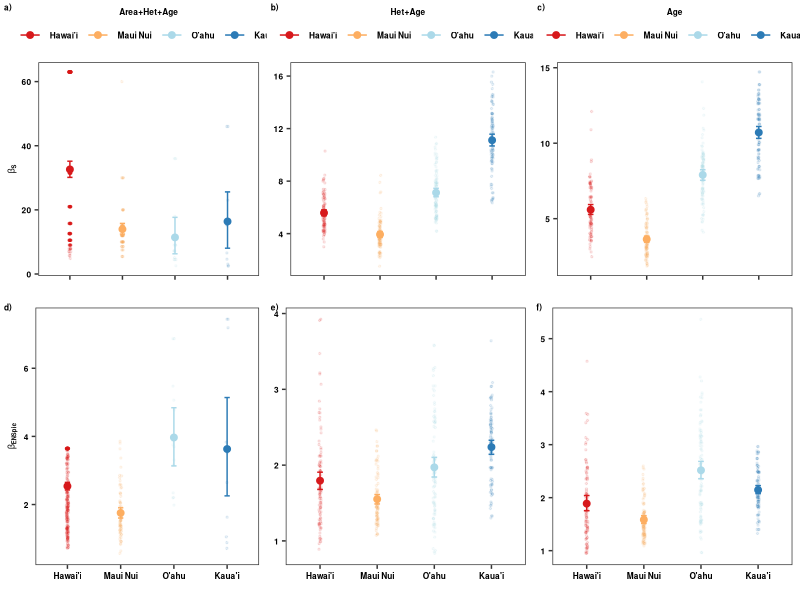

The R script that drew this image:
###############
# Beta ENSpie #
###############
# All natives #
# 7 plots #####
###############

require(dplyr)
require(ggplot2)
require(grid)
require(reshape2)
require(rms)

#############
# Data  #####
#############

Beta_1<-read.csv("Cleaned_Data/Scen1_Natives_BetaPIE.csv",sep=",",header=T)

Beta_2<-read.csv("Cleaned_Data/Scen2_Natives_7plots_BetaPIE.csv",sep=",",header=T)

Beta_3<-read.csv("Cleaned_Data/Scen3_Natives_7plots_BetaPIE.csv",sep=",",header=T)


#################
# Beta ENS_PIE  #
#################

##############
# Scenario 1 #
##############

Beta_1$geo_entity2<-as.character(Beta_1$geo_entity2)
Beta_1$geo_entity2<-ifelse(Beta_1$geo_entity2=="Hawai'i Island","Hawai'i",Beta_1$geo_entity2)
Beta_1$geo_entity2<-ifelse(Beta_1$geo_entity2=="Kaua'i Island","Kaua'i",Beta_1$geo_entity2)
Beta_1$geo_entity2<-ifelse(Beta_1$geo_entity2=="O'ahu Island","O'ahu",Beta_1$geo_entity2)
Beta_1$geo_entity2<-as.factor(Beta_1$geo_entity2)

Beta_1$geo_entity2<-factor(Beta_1$geo_entity2,levels=c("Hawai'i","Maui Nui","O'ahu","Kaua'i"))


Beta_1s<- Beta_1 %>%
  group_by(geo_entity2) %>%
  do(data.frame(rbind(smean.cl.boot(.$beta_ENS_PIE, B=1000))))

colnames(Beta_1s)[2]<-"beta_ENS_PIE"
colnames(Beta_1s)[3]<-"l.QD"
colnames(Beta_1s)[4]<-"h.QD"

Beta_1s$geo_entity2<-as.factor(Beta_1s$geo_entity2)
Beta_1s$geo_entity2<-factor(Beta_1s$geo_entity2,levels=c("Hawai'i","Maui Nui","O'ahu","Kaua'i"))


Beta_Scen1<-ggplot(data=Beta_1, aes(x=geo_entity2,y=beta_ENS_PIE,group=geo_entity2,color=geo_entity2))+
  geom_point(data=Beta_1, aes(x=geo_entity2,y=beta_ENS_PIE,group=geo_entity2,color=geo_entity2),
             position = position_jitter(w = 0.02, h = 0),size=0.5,alpha=0.1)+
  
  geom_point(data=Beta_1s, aes(x=geo_entity2,y=beta_ENS_PIE,group=geo_entity2, colour=geo_entity2),size=2)+
  geom_errorbar(data=Beta_1s,aes(ymin=l.QD,ymax=h.QD),width=0.1)+
  # scale_y_continuous(limits=c(0,8.5))+
  #scale_color_d3(palette="category20c")+
  scale_colour_manual(values=c("#d7191c","#fdae61","#abd9e9","#2c7bb6"))+
  labs(x="",y=expression(bold(beta["ENSpie"])))+
  guides(colour=guide_legend(title="Area+Het+Age",title.position = "top"))+
  theme_bw()+theme(axis.title.x=element_text(colour="black",face="bold",size=6),
                   axis.title.y=element_text(colour="black",face="bold",size=6),
                   axis.text.x=element_text(colour=c("black"),face="bold",size=6),
                   axis.text.y=element_text(colour=c("black"),face="bold",size=6),
                   legend.text=element_text(colour=c("black"),face="bold",size=6),
                   legend.title = element_text(colour=c("black"),face="bold",size=6),
                   legend.title.align = 0.5,
                   legend.position=c("none"),
                   legend.margin =margin(t=0, r=0, b=0, l=0, unit="cm"),
                   panel.grid.major = element_blank(), panel.grid.minor = element_blank())

write.csv(Beta_1s,"Cleaned_Data/Summary_Beta_ENS_PIE_Scen1.csv",row.names=F)

## Scenario 2

Beta_22<-dplyr::summarize(dplyr::group_by(Beta_2, geo_entity2, Iteration),beta_ENS_PIE=mean(beta_ENS_PIE))

Beta_22$geo_entity2<-as.character(Beta_22$geo_entity2)
Beta_22$geo_entity2<-ifelse(Beta_22$geo_entity2=="Hawai'i Island","Hawai'i",Beta_22$geo_entity2)
Beta_22$geo_entity2<-ifelse(Beta_22$geo_entity2=="Kaua'i Island","Kaua'i",Beta_22$geo_entity2)
Beta_22$geo_entity2<-ifelse(Beta_22$geo_entity2=="O'ahu Island","O'ahu",Beta_22$geo_entity2)
Beta_22$geo_entity2<-as.factor(Beta_22$geo_entity2)


Beta_22$geo_entity2<-as.factor(Beta_22$geo_entity2)
Beta_22$geo_entity2<-factor(Beta_22$geo_entity2,levels=c("Hawai'i","Maui Nui","O'ahu","Kaua'i"))


Beta_2s<- Beta_22 %>%
  group_by(geo_entity2) %>%
  do(data.frame(rbind(smean.cl.boot(.$beta_ENS_PIE, B=1000))))

colnames(Beta_2s)[2]<-"beta_ENS_PIE"
colnames(Beta_2s)[3]<-"l.QD"
colnames(Beta_2s)[4]<-"h.QD"

Beta_2s$geo_entity2<-as.factor(Beta_2s$geo_entity2)
Beta_2s$geo_entity2<-factor(Beta_2s$geo_entity2,levels=c("Hawai'i","Maui Nui","O'ahu","Kaua'i"))


Beta_Scen2<-ggplot(data=Beta_22, aes(x=geo_entity2,y=beta_ENS_PIE,group=geo_entity2,color=geo_entity2))+
  geom_point(data=Beta_22, aes(x=geo_entity2,y=beta_ENS_PIE,group=geo_entity2,color=geo_entity2),
             position = position_jitter(w = 0.02, h = 0),size=0.5,alpha=0.1)+
  
  geom_point(data=Beta_2s, aes(x=geo_entity2,y=beta_ENS_PIE,group=geo_entity2, colour=geo_entity2),size=2)+
  geom_errorbar(data=Beta_2s,aes(ymin=l.QD,ymax=h.QD),width=0.1)+
  #scale_y_continuous(limits=c(0,8.5))+
  #scale_color_d3(palette="category20c")+
  scale_colour_manual(values=c("#d7191c","#fdae61","#abd9e9","#2c7bb6"))+
  labs(x="",y=expression(bold(beta["ENSpie"])))+
  guides(colour=guide_legend(title="Het+Age",title.position = "top"))+
  theme_bw()+theme(axis.title.x=element_text(colour="black",face="bold",size=6),
                   axis.title.y=element_blank(),
                   axis.text.x=element_text(colour=c("black"),face="bold",size=6),
                   axis.text.y=element_text(colour=c("black"),face="bold",size=6),
                   legend.text=element_text(colour=c("black"),face="bold",size=6),
                   legend.title = element_text(colour=c("black"),face="bold",size=6),
                   legend.title.align = 0.5,
                   legend.position=c("none"),
                   legend.margin =margin(t=0, r=0, b=0, l=0, unit="cm"),
                   panel.grid.major = element_blank(), panel.grid.minor = element_blank())

write.csv(Beta_2s,"Cleaned_Data/Summary_Beta_ENS_PIE_Scen2.csv",row.names=F)

## Scenario 3

Beta_33<-dplyr::summarize(dplyr::group_by(Beta_3, geo_entity2, Iteration),beta_ENS_PIE=mean(beta_ENS_PIE))

Beta_33$geo_entity2<-as.character(Beta_33$geo_entity2)
Beta_33$geo_entity2<-ifelse(Beta_33$geo_entity2=="Hawai'i Island","Hawai'i",Beta_33$geo_entity2)
Beta_33$geo_entity2<-ifelse(Beta_33$geo_entity2=="Kaua'i Island","Kaua'i",Beta_33$geo_entity2)
Beta_33$geo_entity2<-ifelse(Beta_33$geo_entity2=="O'ahu Island","O'ahu",Beta_33$geo_entity2)
Beta_33$geo_entity2<-as.factor(Beta_33$geo_entity2)


Beta_33$geo_entity2<-as.factor(Beta_33$geo_entity2)
Beta_33$geo_entity2<-factor(Beta_33$geo_entity2,levels=c("Hawai'i","Maui Nui","O'ahu","Kaua'i"))

Beta_3s<- Beta_33 %>%
  group_by(geo_entity2) %>%
  do(data.frame(rbind(smean.cl.boot(.$beta_ENS_PIE, B=1000))))

colnames(Beta_3s)[2]<-"beta_ENS_PIE"
colnames(Beta_3s)[3]<-"l.QD"
colnames(Beta_3s)[4]<-"h.QD"

Beta_3s$geo_entity2<-as.factor(Beta_3s$geo_entity2)
Beta_3s$geo_entity2<-factor(Beta_3s$geo_entity2,levels=c("Hawai'i","Maui Nui","O'ahu","Kaua'i"))


Beta_Scen3<-ggplot(data=Beta_33, aes(x=geo_entity2,y=beta_ENS_PIE,group=geo_entity2,color=geo_entity2))+
  geom_point(data=Beta_33, aes(x=geo_entity2,y=beta_ENS_PIE,group=geo_entity2,color=geo_entity2),
             position = position_jitter(w = 0.02, h = 0),size=0.5,alpha=0.1)+
  
  geom_point(data=Beta_3s, aes(x=geo_entity2,y=beta_ENS_PIE,group=geo_entity2, colour=geo_entity2),size=2)+
  geom_errorbar(data=Beta_3s,aes(ymin=l.QD,ymax=h.QD),width=0.1)+
  #scale_y_continuous(limits=c(0,8.5))+
  #scale_color_d3(palette="category20c")+
  scale_colour_manual(values=c("#d7191c","#fdae61","#abd9e9","#2c7bb6"))+
  labs(x="",y=expression(bold(beta["ENSpie"])))+
  guides(colour=guide_legend(title="Age",title.position = "top"))+
  theme_bw()+theme(axis.title.x=element_text(colour="black",face="bold",size=6),
                   axis.title.y=element_blank(),
                   axis.text.x=element_text(colour=c("black"),face="bold",size=6),
                   axis.text.y=element_text(colour=c("black"),face="bold",size=6),
                   legend.text=element_text(colour=c("black"),face="bold",size=6),
                   legend.title = element_text(colour=c("black"),face="bold",size=6),
                   legend.title.align = 0.5,
                   legend.position=c("none"),
                   legend.margin =margin(t=0, r=0, b=0, l=0, unit="cm"),
                   panel.grid.major = element_blank(), panel.grid.minor = element_blank())

write.csv(Beta_3s,"Cleaned_Data/Summary_Beta_ENS_PIE_Scen3.csv",row.names=F)

#############
# Beta S ####
#############

##############
# Scenario 1 #
##############


Beta_1$geo_entity2<-as.factor(Beta_1$geo_entity2)
Beta_1$geo_entity2<-factor(Beta_1$geo_entity2,levels=c("Hawai'i","Maui Nui","O'ahu","Kaua'i"))

Beta_1ss<- Beta_1 %>%
  group_by(geo_entity2) %>%
  do(data.frame(rbind(smean.cl.boot(.$beta_S, B=1000))))

colnames(Beta_1ss)[2]<-"beta_S"
colnames(Beta_1ss)[3]<-"l.QD"
colnames(Beta_1ss)[4]<-"h.QD"

Beta_1ss$geo_entity2<-as.factor(Beta_1ss$geo_entity2)
Beta_1ss$geo_entity2<-factor(Beta_1ss$geo_entity2,levels=c("Hawai'i","Maui Nui","O'ahu","Kaua'i"))

Beta_Scen1s<-ggplot(data=Beta_1, aes(x=geo_entity2,y=beta_S,group=geo_entity2,color=geo_entity2))+
  geom_point(data=Beta_1, aes(x=geo_entity2,y=beta_S,group=geo_entity2,color=geo_entity2),
             position = position_jitter(w = 0.02, h = 0),size=0.5,alpha=0.1)+
  
  geom_point(data=Beta_1ss, aes(x=geo_entity2,y=beta_S,group=geo_entity2, colour=geo_entity2),size=2)+
  geom_errorbar(data=Beta_1ss,aes(ymin=l.QD,ymax=h.QD),width=0.1)+
  #scale_y_continuous(limits=c(0,8.5))+
  #scale_color_d3(palette="category20c")+
  scale_colour_manual(values=c("#d7191c","#fdae61","#abd9e9","#2c7bb6"))+
  labs(x="",y=expression(bold(beta["S"])))+
  guides(colour=guide_legend(title="Area+Het+Age",title.position = "top"))+
  theme_bw()+theme(axis.title.x=element_text(colour="black",face="bold",size=6),
                   axis.title.y=element_text(colour="black",face="bold",size=6),
                   axis.text.x=element_blank(),
                   axis.text.y=element_text(colour=c("black"),face="bold",size=6),
                   legend.text=element_text(colour=c("black"),face="bold",size=6),
                   legend.title = element_text(colour=c("black"),face="bold",size=6),
                   legend.title.align = 0.5,
                   legend.position=c("top"),
                   legend.margin =margin(t=0, r=0, b=0, l=0, unit="cm"),
                   panel.grid.major = element_blank(), panel.grid.minor = element_blank())

write.csv(Beta_1ss,"Cleaned_Data/Summary_Beta_S_Scen1.csv",row.names=F)

## Scenario 2

Beta_222<-dplyr::summarize(dplyr::group_by(Beta_2, geo_entity2, Iteration),beta_S=mean(beta_S))

Beta_222$geo_entity2<-as.character(Beta_222$geo_entity2)
Beta_222$geo_entity2<-ifelse(Beta_222$geo_entity2=="Hawai'i Island","Hawai'i",Beta_222$geo_entity2)
Beta_222$geo_entity2<-ifelse(Beta_222$geo_entity2=="Kaua'i Island","Kaua'i",Beta_222$geo_entity2)
Beta_222$geo_entity2<-ifelse(Beta_222$geo_entity2=="O'ahu Island","O'ahu",Beta_222$geo_entity2)
Beta_222$geo_entity2<-as.factor(Beta_222$geo_entity2)


Beta_222$geo_entity2<-as.factor(Beta_222$geo_entity2)
Beta_222$geo_entity2<-factor(Beta_222$geo_entity2,levels=c("Hawai'i","Maui Nui","O'ahu","Kaua'i"))


Beta_2ss<- Beta_222 %>%
  group_by(geo_entity2) %>%
  do(data.frame(rbind(smean.cl.boot(.$beta_S, B=1000))))

colnames(Beta_2ss)[2]<-"beta_S"
colnames(Beta_2ss)[3]<-"l.QD"
colnames(Beta_2ss)[4]<-"h.QD"

Beta_2ss$geo_entity2<-as.factor(Beta_2ss$geo_entity2)
Beta_2ss$geo_entity2<-factor(Beta_2ss$geo_entity2,levels=c("Hawai'i","Maui Nui","O'ahu","Kaua'i"))


Beta_Scen2s<-ggplot(data=Beta_222, aes(x=geo_entity2,y=beta_S,group=geo_entity2,color=geo_entity2))+
  geom_point(data=Beta_222, aes(x=geo_entity2,y=beta_S,group=geo_entity2,color=geo_entity2),
             position = position_jitter(w = 0.02, h = 0),size=0.5,alpha=0.1)+
  
  geom_point(data=Beta_2ss, aes(x=geo_entity2,y=beta_S,group=geo_entity2, colour=geo_entity2),size=2)+
  geom_errorbar(data=Beta_2ss,aes(ymin=l.QD,ymax=h.QD),width=0.1)+
  #cale_y_continuous(limits=c(0,8.5))+
  # scale_color_d3(palette="category20c")+
  scale_colour_manual(values=c("#d7191c","#fdae61","#abd9e9","#2c7bb6"))+
  labs(x="",y=expression(bold(beta["S"])))+
  guides(colour=guide_legend(title="Het+Age",title.position = "top"))+
  theme_bw()+theme(axis.title.x=element_text(colour="black",face="bold",size=6),
                   axis.title.y=element_blank(),
                   axis.text.x=element_blank(),
                   axis.text.y=element_text(colour=c("black"),face="bold",size=6),
                   legend.text=element_text(colour=c("black"),face="bold",size=6),
                   legend.title = element_text(colour=c("black"),face="bold",size=6),
                   legend.title.align = 0.5,
                   legend.position=c("top"),
                   legend.margin =margin(t=0, r=0, b=0, l=0, unit="cm"),
                   panel.grid.major = element_blank(), panel.grid.minor = element_blank())

write.csv(Beta_2ss,"Cleaned_Data/Summary_Beta_S_Scen2.csv",row.names=F)

## Scenario 3

Beta_333<-dplyr::summarize(dplyr::group_by(Beta_3, geo_entity2, Iteration),beta_S=mean(beta_S))

Beta_333$geo_entity2<-as.character(Beta_333$geo_entity2)
Beta_333$geo_entity2<-ifelse(Beta_333$geo_entity2=="Hawai'i Island","Hawai'i",Beta_333$geo_entity2)
Beta_333$geo_entity2<-ifelse(Beta_333$geo_entity2=="Kaua'i Island","Kaua'i",Beta_333$geo_entity2)
Beta_333$geo_entity2<-ifelse(Beta_333$geo_entity2=="O'ahu Island","O'ahu",Beta_333$geo_entity2)
Beta_333$geo_entity2<-as.factor(Beta_333$geo_entity2)

Beta_333$geo_entity2<-as.factor(Beta_333$geo_entity2)
Beta_333$geo_entity2<-factor(Beta_333$geo_entity2,levels=c("Hawai'i","Maui Nui","O'ahu","Kaua'i"))

Beta_3ss<- Beta_333 %>%
  group_by(geo_entity2) %>%
  do(data.frame(rbind(smean.cl.boot(.$beta_S, B=1000))))

colnames(Beta_3ss)[2]<-"beta_S"
colnames(Beta_3ss)[3]<-"l.QD"
colnames(Beta_3ss)[4]<-"h.QD"

Beta_3ss$geo_entity2<-as.factor(Beta_3ss$geo_entity2)
Beta_3ss$geo_entity2<-factor(Beta_3ss$geo_entity2,levels=c("Hawai'i","Maui Nui","O'ahu","Kaua'i"))


Beta_Scen3s<-ggplot(data=Beta_333, aes(x=geo_entity2,y=beta_S,group=geo_entity2,color=geo_entity2))+
  geom_point(data=Beta_333, aes(x=geo_entity2,y=beta_S,group=geo_entity2,color=geo_entity2),
             position = position_jitter(w = 0.02, h = 0),size=0.5,alpha=0.1)+
  
  geom_point(data=Beta_3ss, aes(x=geo_entity2,y=beta_S,group=geo_entity2, colour=geo_entity2),size=2)+
  geom_errorbar(data=Beta_3ss,aes(ymin=l.QD,ymax=h.QD),width=0.1)+
  #scale_y_continuous(limits=c(0,100))+
  #scale_color_d3(palette="category20c")+
  scale_colour_manual(values=c("#d7191c","#fdae61","#abd9e9","#2c7bb6"))+
  labs(x="",y=expression(bold(beta["S"])))+
  guides(colour=guide_legend(title="Age",title.position = "top"))+
  theme_bw()+theme(axis.title.x=element_text(colour="black",face="bold",size=6),
                   axis.title.y=element_blank(),
                   axis.text.x=element_blank(),
                   axis.text.y=element_text(colour=c("black"),face="bold",size=6),
                   legend.text=element_text(colour=c("black"),face="bold",size=6),
                   legend.title = element_text(colour=c("black"),face="bold",size=6),
                   legend.title.align = 0.5,
                   legend.position=c("top"),
                   legend.margin =margin(t=0, r=0, b=0, l=0, unit="cm"),
                   panel.grid.major = element_blank(), panel.grid.minor = element_blank())

write.csv(Beta_3ss,"Cleaned_Data/Summary_Beta_S_Scen3.csv",row.names=F)

###################
# merge figures  #
##################

require(cowplot)


togg2<-plot_grid(Beta_Scen1s, Beta_Scen2s, Beta_Scen3s,Beta_Scen1, Beta_Scen2, Beta_Scen3,
                 labels=c("a)","b)","c)","d)","e)","f)"),label_size = 6,
                 ncol=3)


png(filename="Figures/Beta_ENSpie_S_FigSX_natives_7plots.png", 
    units="in", 
    width=8, 
    height=6, 
    pointsize=2, 
    res=400)

togg2

dev.off()
